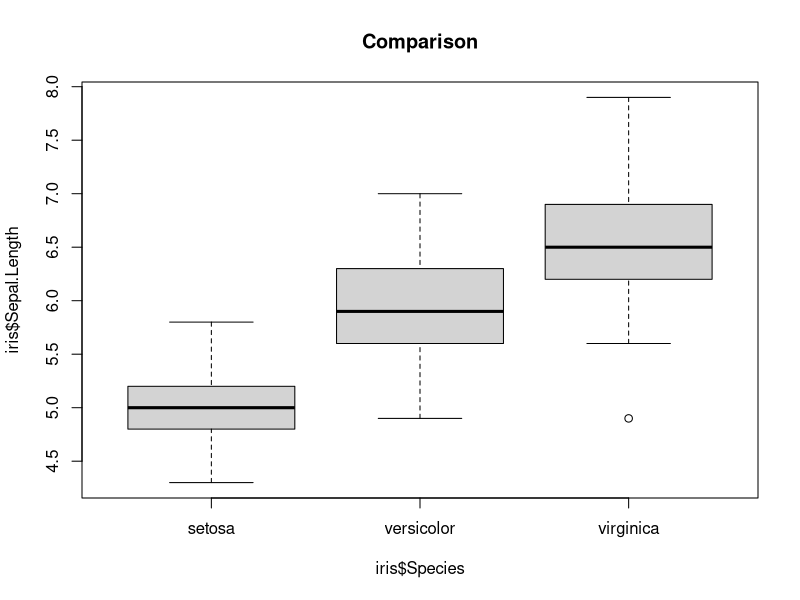
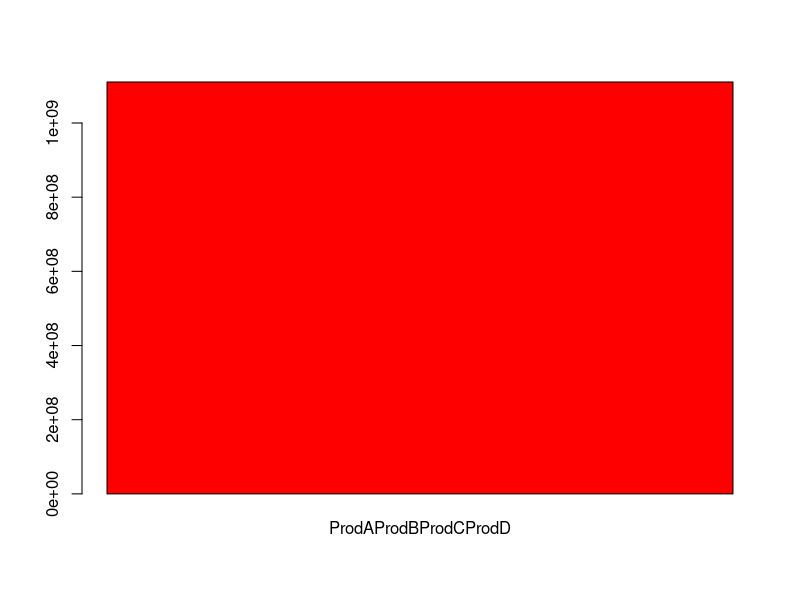
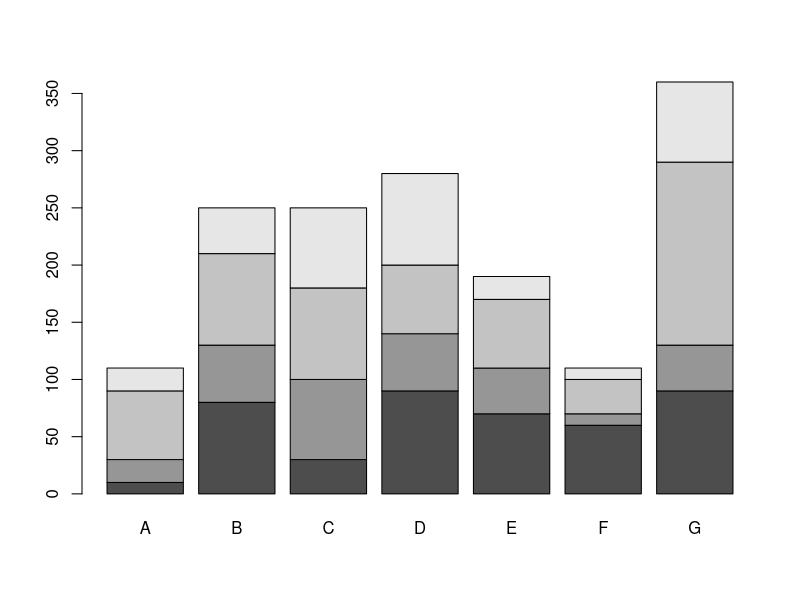
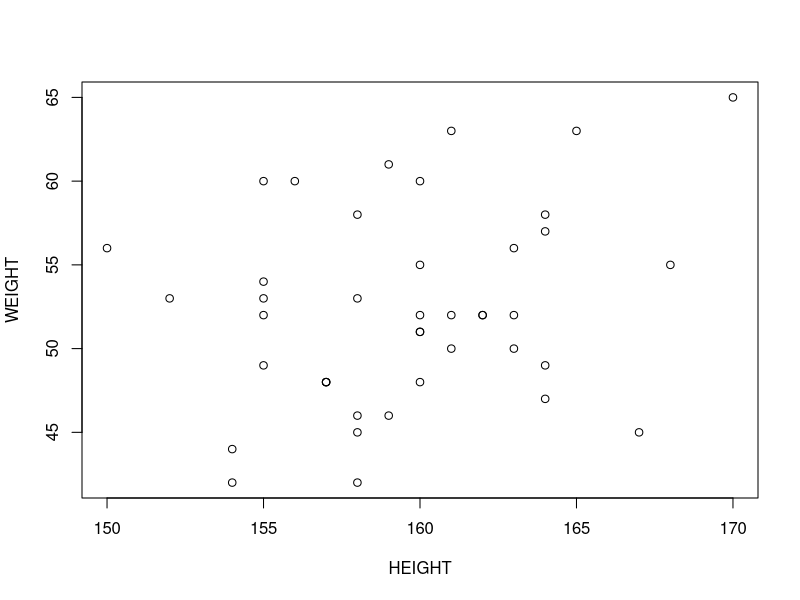
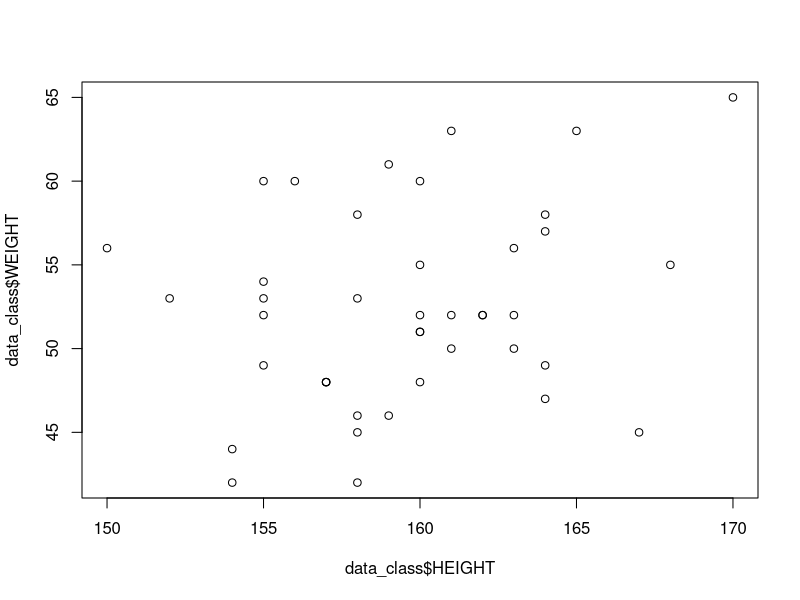
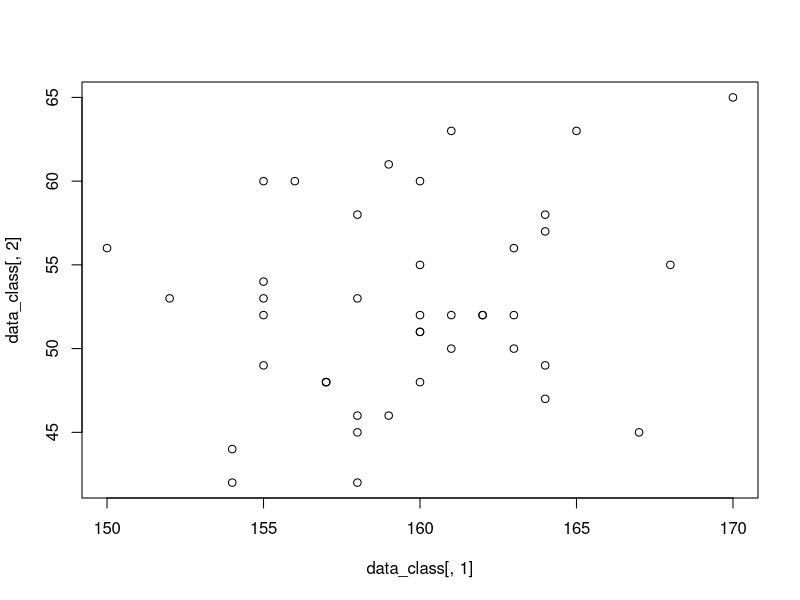
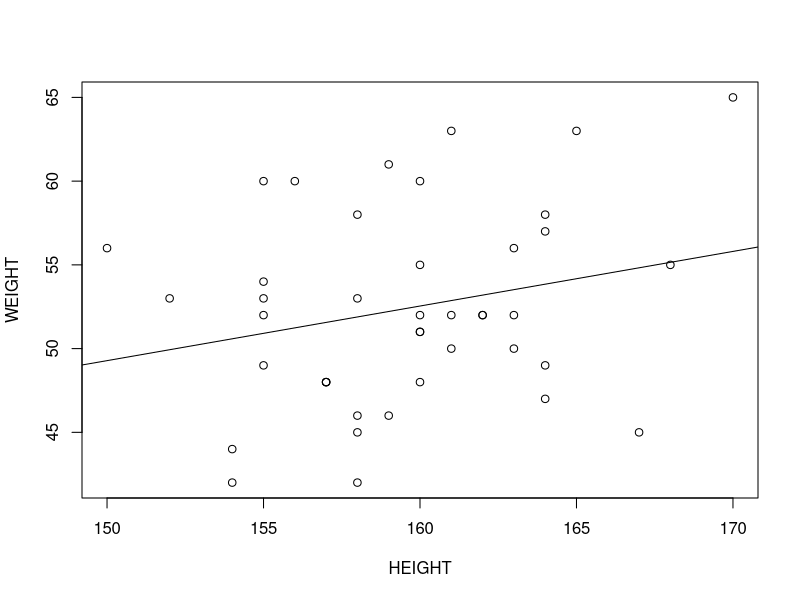
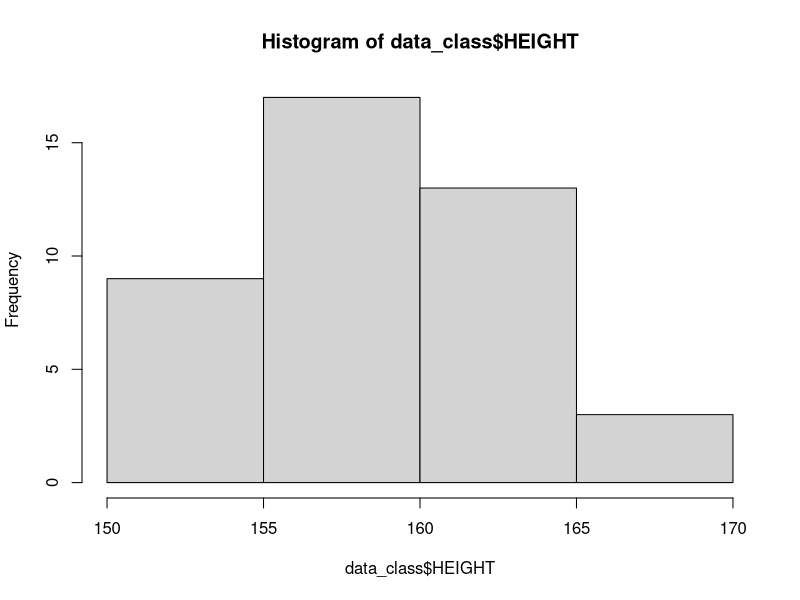

Write R code to recreate these figures, in order.
## ---- chunk 1
x <- c(0.5, 0.6)
age<-c(20,35,32,29)
summary(age)
 
age<-c(35,24,18,24)
 mean(age)
## ---- chunk 2
 x <- c(TRUE, FALSE)
 x <- c(T, F)

## ---- chunk 3
x<-c("a","b","c")
 class<-c("M","F","F","M")
## ---- chunk 4
x<-9:29
x
## ---- chunk 5
 x<-c(1+0i,2+4i)
## ---- chunk 6
 x<-matrix(1:6,nrow=2,ncol=3)
 x
## ---- chunk 7
(y<-matrix(1:6,nrow=3,ncol=2))
## ---- chunk 8
x %*% y
## ---- chunk 9
  x<-list(1,"a",TRUE,1+4i)
 x
## ---- chunk 10
  x<-factor(c("yes","yes","no","yes","no"))
 x
## ---- chunk 11
 x<-c(1,2,NA,10,3)

## ---- chunk 12
 is.na(x)
## ---- chunk 13
x<-c(1,2,4,"NA",5)
 bad<-is.na(x)
 print(bad)
 bad
## ---- chunk 14
 x[!bad]
## ---- chunk 15
x<-c(1,2,NA,4,NA,5)
 y<-c("a","b",NA,"d",NA,"f")
 good<-complete.cases(x,y)
 good
## ---- chunk 16
 sum(c(TRUE,TRUE,FALSE,FALSE,FALSE))
## ---- chunk 17
 studentID<-c(1,2,3,4,5)
 math_score<-c(12,17,10,9,NA)
 gender<-c("M","F","M","M","F")
 it_score<-c(13,18,11,10,19)
 scoredata<-data.frame(studentID,gender,math_score,it_score)
 scoredata

## ---- chunk 18
#data_class2<-data.frame(height=numeric(0),weight=numeric(0),bmi=numeric(0)
#data_class2<-edit(data_class2)
HEIGHT<- c(161,155,158,170,160,162,158,158,167,160,155,154,155,157,157,160,158,160,160,152,154,150,161,162,164,164,161,155,159,163,159,160,158,165,156,163,155,164,163,168,157,164)

WEIGHT<- c(50,49,42,65,60,52,58,46,45,51,60,42,53,48,48,48,53,52,51,53,44,56,63,52,57,49,52,54,46,50,61,55,45,63,60,56,52,47,52,55,48,58)

data_class<- data.frame(HEIGHT,WEIGHT)
data_class
## ---- chunk 19

# summary(data_class)
# apply(data_class,2,mean)
# apply(data_class,2,sd)
# c(mean(data_class$HEIGHT),sd(data_class$HEIGHT))
# c(mean(data_class$WEIGHT),sd(data_class$WEIGHT))
# c(Mean=mean(data_class$HEIGHT),SD=sd(data_class$HEIGHT))
# c(Mean=mean(data_class$WEIGHT),SD=sd(data_class$WEIGHT))
## ---- chunk 20
data("iris")
head(iris)
## ---- chunk 21
mean(iris$Petal.Length)
## ---- chunk 22
mean(iris$Petal.Length[iris$Species=="setosa"])
## ---- chunk 23
mean(iris$Petal.Length[iris$Species=="versicolor"])
## ---- chunk 24
mean(iris$Petal.Length[iris$Species=="virginica"])
## ---- chunk 25
##shortcut
by(iris$Petal.Length,iris$Species,mean)
## ---- chunk 26
by(iris$Petal.Length,iris$Species,sd)
## ---- chunk 27
by(iris$Petal.Length,iris$Species,summary)
## ---- chunk 28
 boxplot(iris$Sepal.Length~iris$Species,data=iris, main="Comparison")
## ---- chunk 29
ucba<-data.frame(UCBAdmissions)
 head(ucba)
## ---- chunk 30
cross<-xtabs(Freq~Gender+Admit,data=ucba)
(cross<-xtabs(Freq~Gender+Admit,data=ucba))
## ---- chunk 31
 ##IstheregenderbiasinUCBgraduateadmissionprocess?
 prop.table(cross,2)
## ---- chunk 32
cross2<-xtabs(Freq~Gender+Admit,data=ucba[ucba$Dept=="A",])
 prop.table(cross2,1)
## ---- chunk 33
 dat<-read.table(text="ProdAProdBProdCProdD
 1110506070
 2120508065",header=TRUE)
 barplot(as.matrix(dat),beside=FALSE,col=c("Red","green"))

## ---- chunk 34
#barplot(as.matrix(dat),beside=TRUE,col=c("gold3","red"))
 dat <- read.table(text = "A B C D E F G
 1 10 80 30 90 70 60 90
 2 20 50 70 50 40 10 40
 3 60 80 80 60 60 30 160
 4 20 40 70 80 20 10 70", header = TRUE)
 barplot(as.matrix(dat))

## ---- chunk 35
plot(WEIGHT~HEIGHT,data=data_class)
## ---- chunk 36
plot(data_class$HEIGHT,data_class$WEIGHT)
## ---- chunk 37
plot(data_class[,1],data_class[,2])

## ---- chunk 38
 plot(WEIGHT~HEIGHT,data=data_class)
 abline(lm(WEIGHT~HEIGHT,data=data_class)$coefficient)
## ---- chunk 39
data_lm<-lm(WEIGHT~HEIGHT,data=data_class)
 summary(data_lm)
## ---- chunk 40
 hist(data_class$HEIGHT)
## ---- chunk 41
hist(data_class$WEIGHT,col = "blue")

## ---- chunk 42
plot(WEIGHT~HEIGHT,data=data_class)
 abline(lm(WEIGHT~HEIGHT,data=data_class)$coefficient)
 lines(lowess(data_class$HEIGHT,data_class$WEIGHT),col="blue")

## ---- chunk 43
cor(data_class$HEIGHT,data_class$WEIGHT)
## ---- chunk 44
attach(data_class)
 (BMI<-WEIGHT/(HEIGHT/100)^2)
## ---- chunk 45
(BMI<-round(WEIGHT/(HEIGHT/100)^2,digit=2))
## ---- chunk 46
 head(cbind(data_class,BMI),n=5)
## ---- chunk 47
new_data_class<-cbind(data_class,BMI)
 tail(cbind(data_class,BMI),n=10)
## ---- chunk 48
 summary(BMI)
## ---- chunk 49
 stem(BMI,scale=2)
